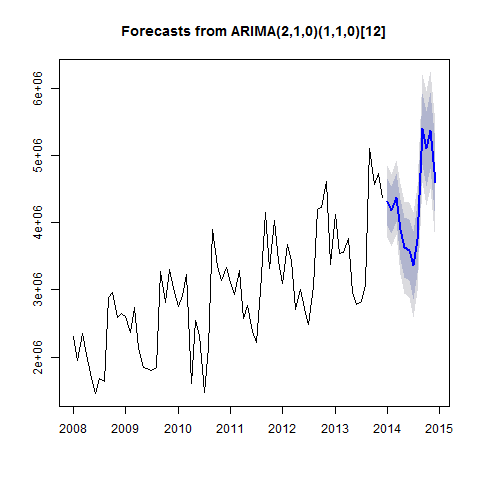

The R source for this figure:
#Creates Model_dynreg_auto.arima_forecast plot

png("Plots/Model_dynreg_auto_arima_forecast_plot.png")
plot(Model_dynreg_auto.arima_forecast)
dev.off()